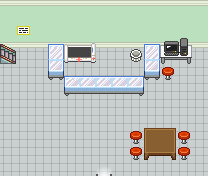

This is a level from a 2D game, rendered from its Tiled map with the project's own tilesets. A one-line summary and the map file follow, with tile-layer data summarised:
An orthogonal 13x11 tile map with 16x16 px tiles, 4 tile layers (Tile Layer 1, Tile Layer 2, Tile Layer 3, Above player), 3 tilesets and 15 objects (8x event, 6x collision, collision-line).

<map version="1.4" tiledversion="1.4.2" orientation="orthogonal" renderorder="right-down" compressionlevel="0" width="13" height="11" tilewidth="16" tileheight="16" infinite="0" nextlayerid="7" nextobjectid="32">
 <tileset firstgid="1" name="floorsandwalls" tilewidth="16" tileheight="16" tilecount="88" columns="11">
  <image source="../../gfx/tilesets/floorsandwalls.png" width="176" height="128" />
 </tileset>
 <tileset firstgid="89" name="furniture" tilewidth="16" tileheight="16" tilecount="72" columns="12">
  <image source="../../gfx/tilesets/furniture.png" width="192" height="96" />
 </tileset>
 <tileset firstgid="161" name="setPiecesTSR" tilewidth="16" tileheight="16" tilecount="1312" columns="41">
  <image source="../../gfx/tilesets/setPiecesTSR.png" width="671" height="512" />
 </tileset>
 <layer id="1" name="Tile Layer 1" width="13" height="11">
  <data>[143 cells, 143 non-empty, 4 distinct tile ids]</data>
 </layer>
 <layer id="2" name="Tile Layer 2" width="13" height="11">
  <data>[143 cells, 32 non-empty, 24 distinct tile ids]</data>
 </layer>
 <layer id="3" name="Tile Layer 3" width="13" height="11">
  <data>[143 cells, 4 non-empty, 2 distinct tile ids]</data>
 </layer>
 <layer id="4" name="Above player" width="13" height="11">
  <data>[143 cells, 5 non-empty, 3 distinct tile ids]</data>
 </layer>
 <objectgroup color="#ff0000" id="5" name="Collision">
  <object id="5" type="collision" x="144" y="128" width="32" height="32" />
  <object id="6" type="collision" x="160" y="48" width="32" height="16" />
  <object id="7" type="collision" x="144" y="48" width="16" height="32" />
  <object id="8" type="collision" x="64" y="80" width="80" height="16" />
  <object id="9" type="collision" x="48" y="48" width="16" height="32" />
  <object id="11" type="collision" x="0" y="16" width="208" height="32" />
  <object id="30" type="collision-line" x="0" y="64">
   <polyline points="0,0 16,0" />
  </object>
 </objectgroup>
 <objectgroup color="#ffff00" id="6" name="Events">
  <object id="16" name="Heal Tuxemon" type="event" x="64" y="96" width="16" height="16">
   <properties>
    <property name="act1" value="set_monster_health ," />
    <property name="act2" value="set_monster_status ," />
    <property name="act20" value="translated_dialog okaythen" />
    <property name="act30" value="npc_face tabanurse,up" />
    <property name="act40" value="wait 1" />
    <property name="act50" value="npc_face tabanurse,down" />
    <property name="act60" value="translated_dialog okaythen2" />
    <property name="act70" value="set_variable chooses:none" />
    <property name="act80" value="set_variable teleport_faint:spyder_candy_center.tmx 7 10" />
    <property name="cond1" value="is variable_set chooses:yes" />
   </properties>
  </object>
  <object id="17" name="Go outside" type="event" x="96" y="160" width="16" height="16">
   <properties>
    <property name="act1" value="transition_teleport spyder_candy_town.tmx,14,35,0.3" />
    <property name="cond1" value="is player_at" />
    <property name="cond2" value="is player_facing down" />
   </properties>
  </object>
  <object id="25" name="create npcs" type="event" x="16" y="32" width="16" height="16">
   <properties>
    <property name="act1" value="create_npc tabanurse,5,4,nurse,stand" />
    <property name="cond1" value="not npc_exists tabanurse" />
   </properties>
  </object>
  <object id="26" name="hello there" type="event" x="80" y="96" width="16" height="16">
   <properties>
    <property name="act1" value="translated_dialog spyder_cotton_nurse1" />
    <property name="act3" value="translated_dialog_choice yes:no,chooses" />
    <property name="cond1" value="is player_at" />
    <property name="cond2" value="is player_facing up" />
    <property name="cond3" value="is button_pressed K_RETURN" />
    <property name="cond4" value="not variable_set chooses:yes" />
   </properties>
  </object>
  <object id="27" name="Route Music" type="event" x="16" y="0" width="16" height="16">
   <properties>
    <property name="act1" value="play_music music_cathedral_theme" />
    <property name="cond1" value="not music_playing music_cathedral_theme" />
   </properties>
  </object>
  <object id="28" name="Use Computer" type="event" x="160" y="64" width="16" height="16">
   <properties>
    <property name="act1" value="change_state PCState" />
    <property name="cond1" value="is player_at 11,6" />
    <property name="cond2" value="is player_facing up" />
    <property name="cond3" value="is button_pressed K_RETURN" />
   </properties>
  </object>
  <object id="29" name="Go upstairs" type="event" x="0" y="48" width="16" height="16">
   <properties>
    <property name="act1" value="transition_teleport spyder_hospital.tmx,4,19,0.3" />
    <property name="act2" value="player_face up" />
    <property name="cond1" value="is player_at" />
    <property name="cond2" value="is player_facing left" />
   </properties>
  </object>
  <object id="31" name="Auto Healing Teleported" type="event" x="0" y="16" width="16" height="16">
   <properties>
    <property name="act1" value="set_monster_health ," />
    <property name="act2" value="set_monster_status ," />
    <property name="act3" value="set_variable battle_last_result:none" />
    <property name="cond1" value="is variable_set battle_last_result:lost" />
   </properties>
  </object>
 </objectgroup>
</map>
